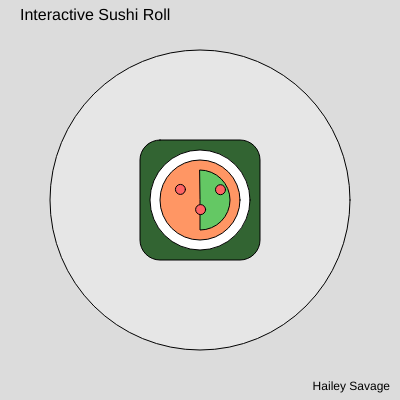
Frame 1 (no input)
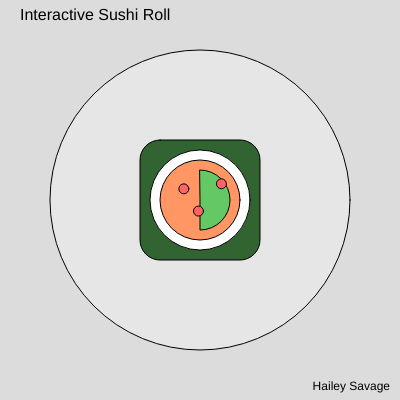
Frame 60 (no input)
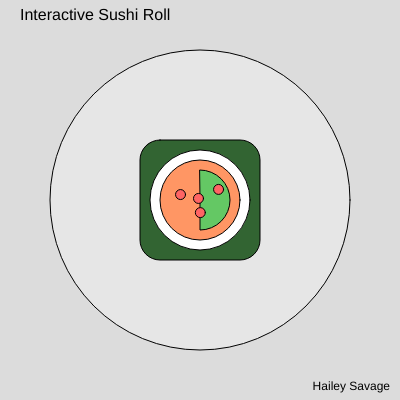
Frame 120 (the mouse pressed at the canvas centre since frame 60)

The p5.js sketch that drew these frames (run headless with seeded random() and noise() and a simulated clock; from frame 60 on, the mouse is pressed at the canvas centre):

// p5.js sketch
// ── sketch.js
let fishRoe = [];
let salmonColor;

function setup() {
  createCanvas(400, 400);
  background(220);
  
  // Initialize fish roe
  fishRoe.push(new Roe(180, 190));
  fishRoe.push(new Roe(220, 190));
  fishRoe.push(new Roe(200, 210));

  // Initial salmon color
  salmonColor = color(255, 150, 100);
}

function draw() {
  background(220);

  // Plate
  fill(230);
  ellipse(200, 200, 300, 300);

  // Nori (seaweed)
  fill(50, 100, 50);
  rect(140, 140, 120, 120, 20);

  // Rice
  fill(255);
  ellipse(200, 200, 100, 100);

  // Salmon topping
  fill(salmonColor);
  ellipse(200, 200, 80, 80);

  // Avocado slice
  fill(100, 200, 100);
  arc(200, 200, 60, 60, -HALF_PI, HALF_PI, PIE);

  // Fish roe (dynamic)
  for (let roe of fishRoe) {
    roe.move();
    roe.display();
  }

  // Text labels
  fill(0);
  textSize(16);
  textAlign(LEFT);
  text("Interactive Sushi Roll", 20, 20);
  
  textSize(12);
  textAlign(RIGHT);
  text("Hailey Savage", width - 10, height - 10);
}

// Roe class
class Roe {
  constructor(x, y) {
    this.x = x;
    this.y = y;
  }

  move() {
    // Slight random movement
    this.x += random(-1, 1);
    this.y += random(-1, 1);
  }

  display() {
    fill(255, 100, 100);
    ellipse(this.x, this.y, 10, 10);
  }
}

// Mouse click adds new fish roe
function mousePressed() {
  fishRoe.push(new Roe(mouseX, mouseY));
}

// Key press changes salmon color
function keyPressed() {
  salmonColor = color(random(200, 255), random(100, 200), random(50, 150));
}
